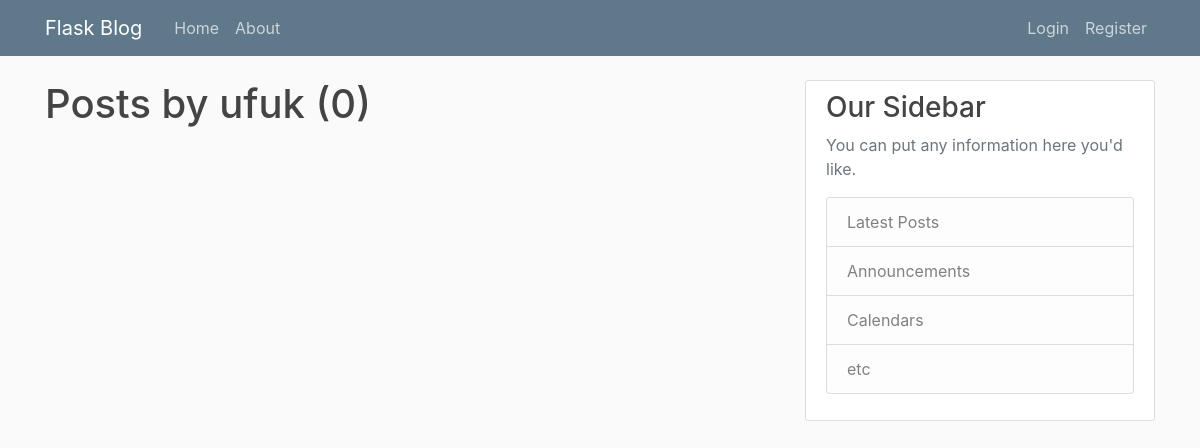
Before: /user/ufuk with the older database file.
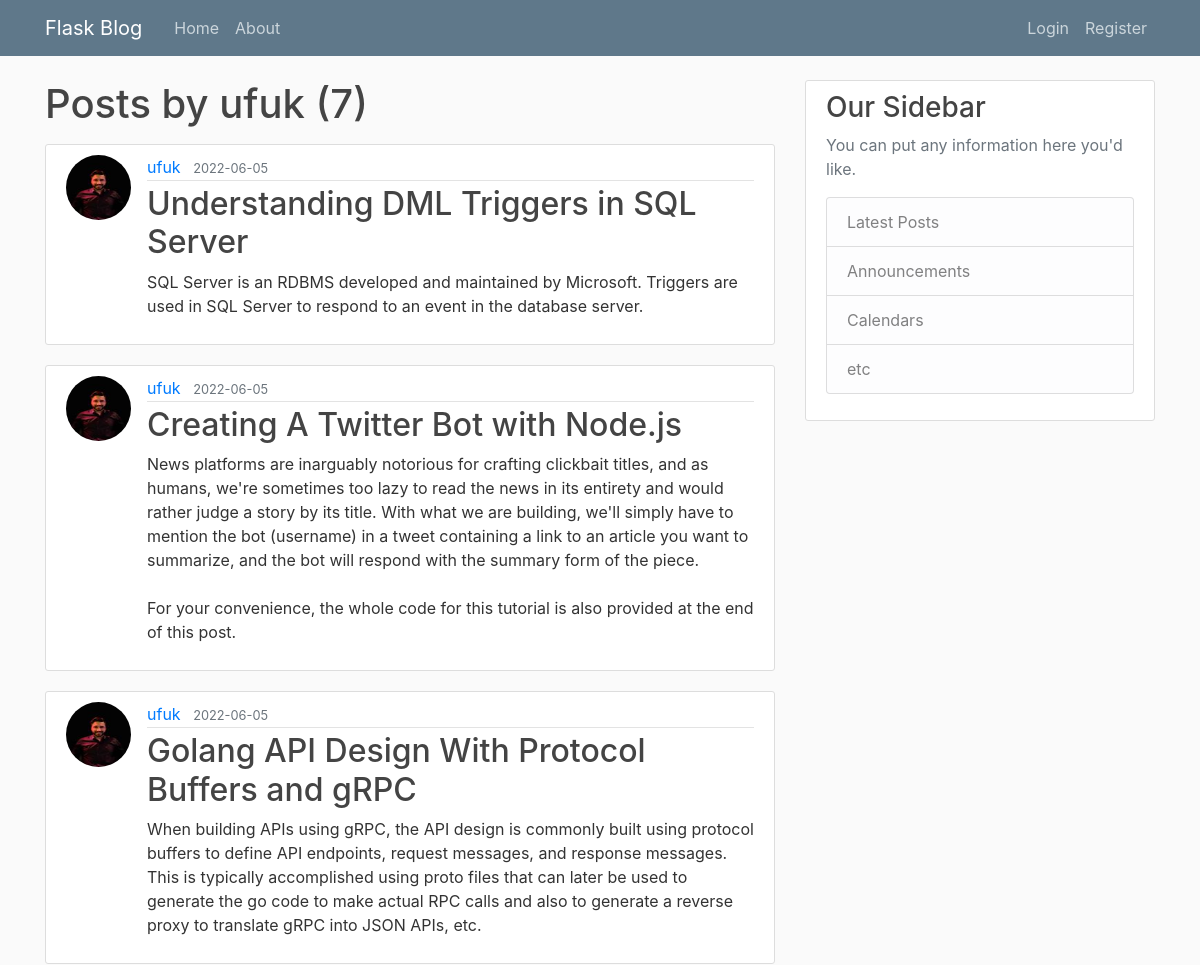
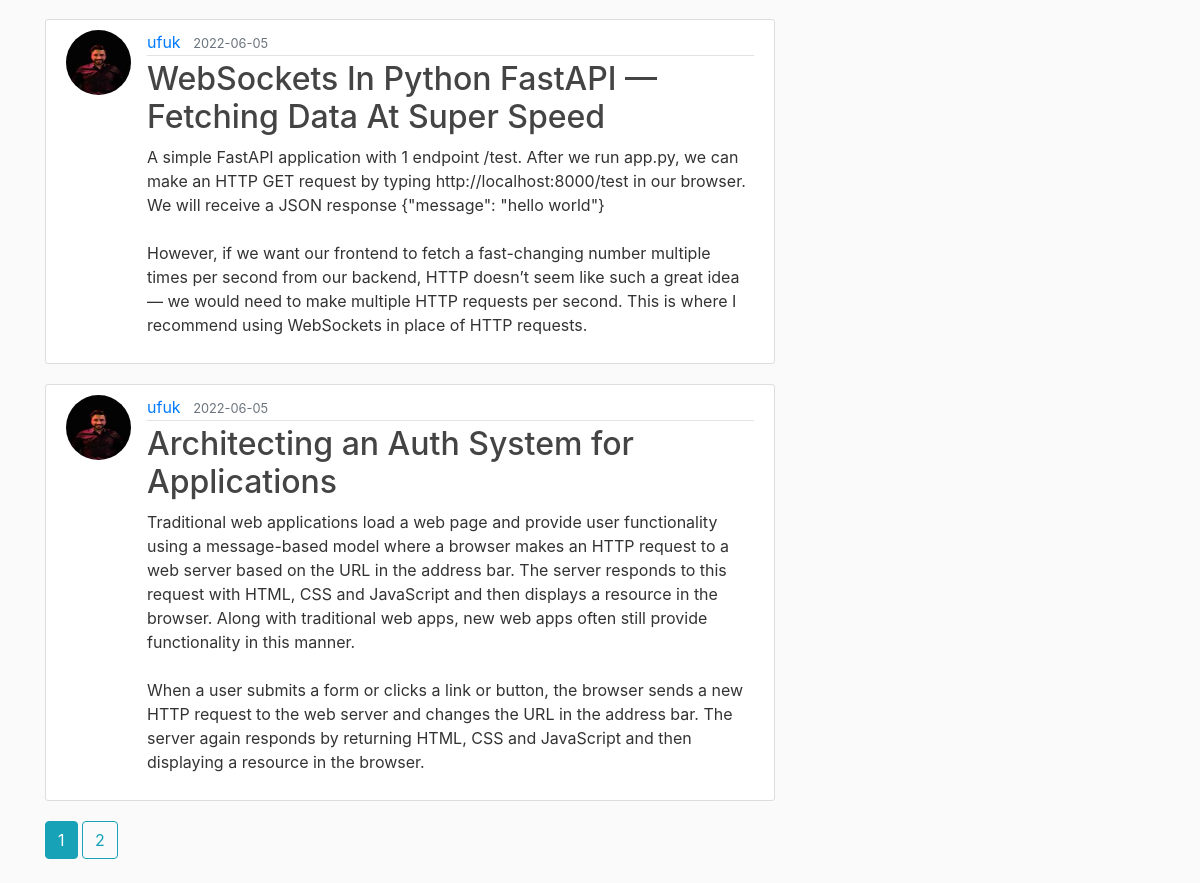
After: the same page with the newer database file (2 pictures, top to bottom).
### flaskblog/models.py (models this page shows, shortened)
class User(db.Model, UserMixin):
    id = db.Column(db.Integer, primary_key=True)
    username = db.Column(db.String(20), unique=True, nullable=False)
    email = db.Column(db.String(120), unique=True, nullable=False)
    image_file = db.Column(db.String(20), nullable=False, default='default.jpg')
    password = db.Column(db.String(60), nullable=False)
    posts = db.relationship('Post', backref='author', lazy=True)

class Post(db.Model):
    id = db.Column(db.Integer, primary_key=True)
    title = db.Column(db.String(100), nullable=False)
    date_posted = db.Column(db.DateTime, nullable=False, default=datetime.utcnow)
    content = db.Column(db.Text, nullable=False)
    user_id = db.Column(db.Integer, db.ForeignKey('user.id'), nullable=False)

### flaskblog/routes.py (the view)
@app.route("/user/<string:username>")
def user_posts(username):
    page = request.args.get('page', 1, type=int)
    user = User.query.filter_by(username=username).first_or_404()
    posts = Post.query.filter_by(author=user)\
        .order_by(Post.date_posted.desc())\
        .paginate(page=page, per_page=5)
    return render_template('user_posts.html', posts=posts, user=user)

### flaskblog/templates/user_posts.html
{% extends "layout.html" %}
{% block content %}
    <h1 class="mb-3">Posts by {{ user.username }} ({{ posts.total }})</h1>
    {% for post in posts.items %}
        <article class="media content-section">
          <img class="rounded-circle article-img" src="{{ url_for('static', filename='profile_pics/' + post.author.image_file) }}">
          <div class="media-body">
            <div class="article-metadata">
              <a class="mr-2" href="{{ url_for('user_posts', username=post.author.username) }}">{{ post.author.username }}</a>
              <small class="text-muted">{{ post.date_posted.strftime('%Y-%m-%d') }}</small>
            </div>
            <h2><a class="article-title" href="{{ url_for('post', post_id=post.id) }}">{{ post.title }}</a></h2>
            <p class="article-content">{{ post.content }}</p>
          </div>
        </article>
    {% endfor %}
    {% for page_num in posts.iter_pages(left_edge=1, right_edge=1, left_current=1, right_current=2) %}
      {% if page_num %}
        {% if posts.page == page_num %}
          <a class="btn btn-info mb-4" href="{{ url_for('user_posts', username=user.username, page=page_num) }}">{{ page_num }}</a>
        {% else %}
          <a class="btn btn-outline-info mb-4" href="{{ url_for('user_posts', username=user.username, page=page_num) }}">{{ page_num }}</a>
        {% endif %}
      {% else %}
        ...
      {% endif %}
    {% endfor %}
{% endblock content %}

### flaskblog/templates/layout.html (shortened to what this page needs)
<!DOCTYPE html>
<html>
<head>
    <link rel="stylesheet" href="https://maxcdn.bootstrapcdn.com/bootstrap/4.0.0/css/bootstrap.min.css">
    <link rel="stylesheet" type="text/css" href="{{ url_for('static', filename='main.css') }}">
</head>
<body>
    <header class="site-header">
      <nav class="navbar navbar-expand-md navbar-dark bg-steel fixed-top">
        <div class="container">
          <a class="navbar-brand mr-4" href="/">Flask Blog</a>
          <div class="collapse navbar-collapse" id="navbarToggle">
            <div class="navbar-nav mr-auto">
              <a class="nav-item nav-link" href="{{ url_for('home') }}">Home</a>
              <a class="nav-item nav-link" href="{{ url_for('about') }}">About</a>
            </div>
            <div class="navbar-nav">
              {% if current_user.is_authenticated %}
                <a class="nav-item nav-link" href="{{ url_for('new_post') }}">New Post</a>
                <a class="nav-item nav-link" href="{{ url_for('account') }}">Account</a>
                <a class="nav-item nav-link" href="{{ url_for('logout') }}">Logout</a>
              {% else %}
                <a class="nav-item nav-link" href="{{ url_for('login') }}">Login</a>
                <a class="nav-item nav-link" href="{{ url_for('register') }}">Register</a>
              {% endif %}
            </div>
          </div>
        </div>
      </nav>
    </header>
    <main role="main" class="container">
      <div class="row">
        <div class="col-md-8">
          {% block content %}{% endblock %}
        </div>
        <div class="col-md-4">
          <div class="content-section">
            <h3>Our Sidebar</h3>
            <p class='text-muted'>You can put any information here you'd like.
              <ul class="list-group">
                <li class="list-group-item list-group-item-light">Latest Posts</li>
                <li class="list-group-item list-group-item-light">Announcements</li>
                <li class="list-group-item list-group-item-light">Calendars</li>
                <li class="list-group-item list-group-item-light">etc</li>
              </ul>
            </p>
          </div>
        </div>
      </div>
    </main>
</body>
</html>

### flaskblog/static/main.css (style rules this page uses)
body { background: #fafafa; color: #333333; margin-top: 5rem; }
h1, h2, h3, h4, h5, h6 { color: #444444; }
.bg-steel { background-color: #5f788a; }
.site-header .navbar-nav .nav-link { color: #cbd5db; }
.content-section { background: #ffffff; padding: 10px 20px; border: 1px solid #dddddd; border-radius: 3px; margin-bottom: 20px; }
.article-title { color: #444444; }
.article-content { white-space: pre-line; }
.article-img { height: 65px; width: 65px; margin-right: 16px; }
.article-metadata { padding-bottom: 1px; margin-bottom: 4px; border-bottom: 1px solid #e3e3e3 }

Changed rows visible on the page:
added Post: image_file (picture), author.username "ufuk", date_posted "2022-06-05", title "Understanding DML Triggers in SQL Server", content "SQL Server is an RDBMS developed and maintained by Microsoft. Triggers are used in SQL Server to respond to an event in the database server."
added Post: image_file (picture), author.username "ufuk", date_posted "2022-06-05", title "Creating A Twitter Bot with Node.js", content "News platforms are inarguably notorious for crafting clickbait titles, and as humans, we're sometimes too lazy to read the news in its entirety and would rather judge a story by its title. With what we are building, we'll simply have to mention the bot (username) in a tweet containing a link to an article you want to summarize, and the bot will respond with the summary form of the piece. For your convenience, the whole code for this tutorial is also provided at the end of this post."
added Post: image_file (picture), author.username "ufuk", date_posted "2022-06-05", title "Golang API Design With Protocol Buffers and gRPC", content "When building APIs using gRPC, the API design is commonly built using protocol buffers to define API endpoints, request messages, and response messages. This is typically accomplished using proto files that can later be used to generate the go code to make actual RPC calls and also to generate a reverse proxy to translate gRPC into JSON APIs, etc."
added Post: image_file (picture), author.username "ufuk", date_posted "2022-06-05", title "WebSockets In Python FastAPI — Fetching Data At Super Speed", content "A simple FastAPI application with 1 endpoint /test. After we run app.py, we can make an HTTP GET request by typing http://localhost:8000/test in our browser. We will receive a JSON response {\"message\": \"hello world\"} However, if we want our frontend to fetch a fast-changing number multiple times per second from our backend, HTTP doesn’t seem like such a great idea — we would need to make multiple HTTP requests per second. This is where I recommend using WebSockets in place of HTTP requests."
added Post: image_file (picture), author.username "ufuk", date_posted "2022-06-05", title "Architecting an Auth System for Applications", content "Traditional web applications load a web page and provide user functionality using a message-based model where a browser makes an HTTP request to a web server based on the URL in the address bar. The server responds to this request with HTML, CSS and JavaScript and then displays a resource in the browser. Along with traditional web apps, new web apps often still provide functionality in this manner. When a user submits a form or clicks a link or button, the browser sends a new HTTP request to the web server and changes the URL in the address bar. The server again responds by returning HTML, CSS and JavaScript and then displaying a resource in the browser."
Other visible differences:
{{ posts.total }}: "0" → "7"
new list line: "1"
new list line: "2"
